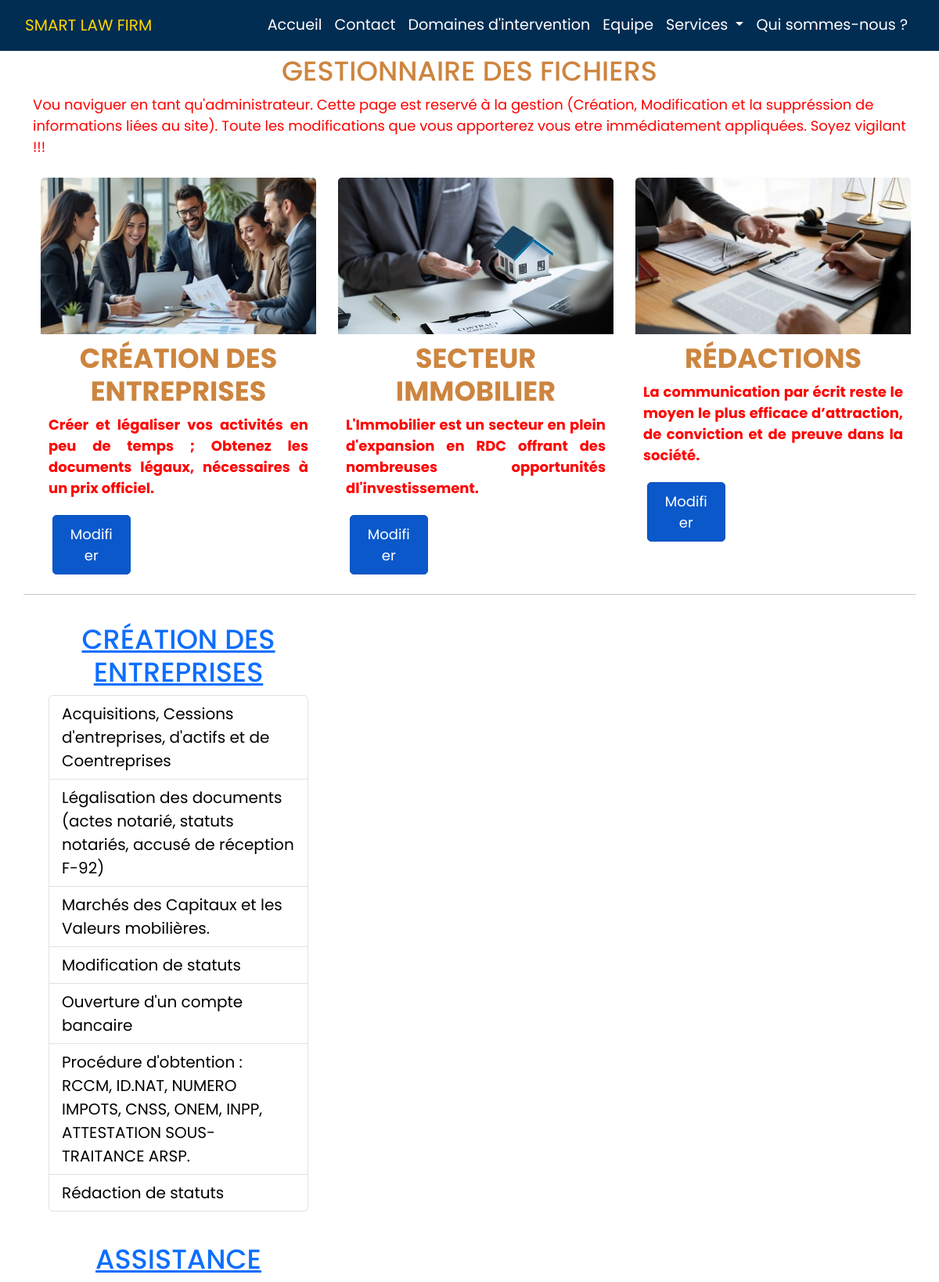
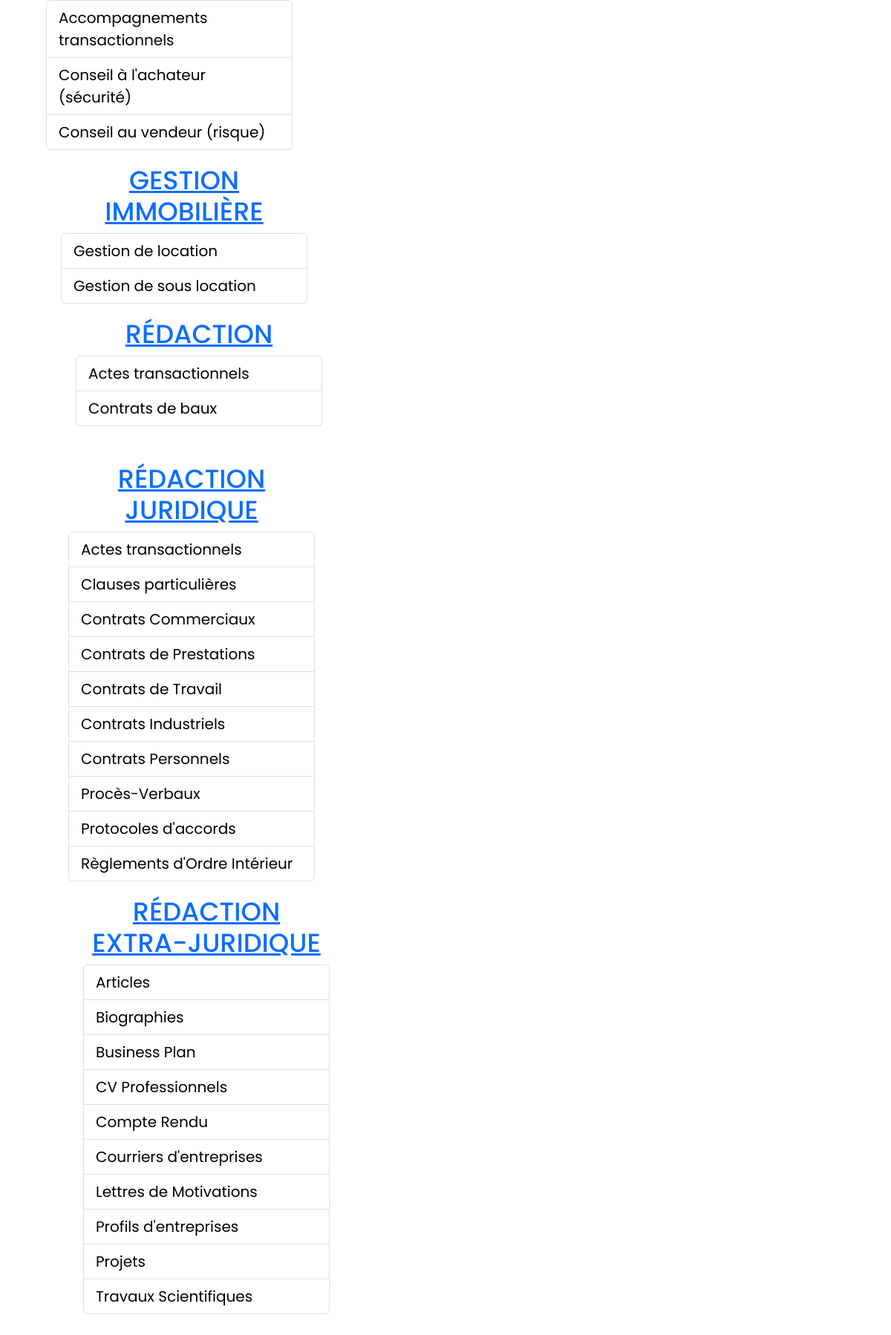
Page /law-file-manager/ on the committed database (2 pictures, top to bottom).
### Law/models.py (models this page shows, shortened)
class Area(models.Model):
    name = models.CharField(max_length=255)
    topic = models.CharField(max_length=255)
    image = models.ImageField(upload_to='images', verbose_name="Image", blank=True, null=True)
    tag = models.CharField(max_length=128,  verbose_name="tag") # slogan
    description = models.CharField(max_length=255,  verbose_name="description", blank=True, default='')

class Title(models.Model):
    area = models.ForeignKey(Area, on_delete=models.CASCADE)
    name = models.CharField(max_length=128)

class Service(models.Model):
    title = models.ForeignKey(Title, on_delete=models.CASCADE)
    name = models.CharField(max_length=128)

### Law/views.py (the view)
# urls.py: path('law-file-manager/', views.law_file_manager_view, name='law-file-manager'),
def law_file_manager_view(request):
    areas = Area.objects.all()
    titles = Title.objects.all()
    services = Service.objects.all()
    context = {'areas':areas, 'titles':titles, 'services':services}
    return render(request, 'Law/law_file_manager.html', context)

### Law/templates/Law/law_file_manager.html
{% extends "templates_bases.html" %}
{% block content %}
{% include "Law/law_navbar.html" %}
<body class="law-file-manage">
    <div class="container manage">
        <h3>Gestionnaire des fichiers</h3>
        <p>Vou naviguer en tant qu'administrateur. Cette page est reservé à la gestion (Création, Modification et la suppréssion de informations liées au site). Toute les modifications que vous apporterez vous etre immédiatement appliquées. Soyez vigilant !!!</p>
{% include "Law/law_card_file_manage.html" %}
{% include "Law/law_card_title_file_manage.html" %}
</body>
{% endblock content %}

### Law/templates/Law/law_card_file_manage.html
<div class="row">
    {% for area in areas %}
    <div class="col-sm-4">
    <div class="card" style="width: 22rem;">
        <img src="{{ area.image.url }}" class="card-img-top" alt="...">
        <div class="card-body">
          <h3 class="card-title">{{ area.name }}</h3>
          <p class="card-text">{{ area.topic }}</p>
          <button type="button" class="btn btn-primary active">
            <a href="{% url 'law-edit-area' area.id %}">Modifier</a>
          </button>
        </div>
      </div>
    </div>
      {% endfor %}
      <hr>
    </div>

### Law/templates/Law/law_card_title_file_manage.html
<div class="row">
    {% for area in areas %}
    <div class="row">
              {% for title in area.title_set.all %}
              <div class="col-sm-4">
                <div class="card" style="width: 22rem;">
                  <div class="card-body">
                    <h3><a href="{% url 'law-edit-title' title.id%}">{{ title.name }}</a></h3>
                    <ul class="list-group">
                      {% for service in title.service_set.all %}
                      <li class="list-group-item"><a href="{% url 'law-edit-service' service.id %}">{{ service.name }}</a></li>
                      {% endfor %}
                    </ul>
              {% endfor %}
          </div>
        </div>
      </div>
    </div>
      {% endfor %}
    </div>

### templates/templates_bases.html (style rules this page uses)
* { font-family: 'Trebuchet MS', 'Lucida Sans Unicode', 'Lucida Grande', 'Lucida Sans', Arial, sans-serif; margin: 0; padding: 0; font-family: "Poppins", sans-serif; box-sizing: border-box; }
body { padding-top: 50px; margin: 0; padding: 0; }
.card { background-color: inherit; border: none; box-shadow: none; justify-content: space-between; margin: 10px 10px; }
.card ul li a { font-size: 20px; }
.card li a { color: #000; text-decoration: none; }
.card-body { padding: 10px; }
.card-img-top { height: 200px; object-fit: cover; }
.card-title { background-color: #fff; font-weight: bold; text-transform: uppercase; }
.card-body p { font-size: larger; font-weight: bold; text-align: justify; }
.card-img-top { box-shadow: none; }
.btn-primary { background-color: #012053; border-color:#012D53; color: #fff; font-weight:initial; padding: 10px 20px; border-radius: 5px; margin: 5px; transition: all 0.3s ease; width: 30%; }
.btn-primary a { text-decoration: none; font-size: large; color: #fff; }
.law-file-manage { margin-top: 70px; }
.law-file-manage .manage h3 { font-size: 35px; text-align: center; text-transform: uppercase; color: peru; }
.law-file-manage .manage p { color: red; font-size: 18px; }

### rows in the picture
Area: image (picture), name "CRÉATION DES ENTREPRISES", topic "Créer et légaliser vos activités en peu de temps ; Obtenez les documents légaux, nécessaires à un prix officiel."
Area: image (picture), name "SECTEUR IMMOBILIER", topic "L'Immobilier est un secteur en plein d'expansion en RDC offrant des nombreuses opportunités dl'investissement."
Area: image (picture), name "RÉDACTIONS", topic "La communication par écrit reste le moyen le plus efficace d’attraction, de conviction et de preuve dans la société."
Title: name "CRÉATION DES ENTREPRISES"
Service: name "Acquisitions, Cessions d'entreprises, d'actifs et de Coentreprises"
Service: name "Légalisation des documents (actes notarié, statuts notariés, accusé de réception F-92)"
Service: name "Marchés des Capitaux et les Valeurs mobilières."
Service: name "Modification de statuts"
Service: name "Ouverture d'un compte bancaire"
Service: name "Procédure d'obtention : RCCM, ID.NAT, NUMERO IMPOTS, CNSS, ONEM, INPP, ATTESTATION SOUS-TRAITANCE ARSP."
Service: name "Rédaction de statuts"
Title: name "ASSISTANCE"
Service: name "Accompagnements transactionnels"
Service: name "Conseil à l'achateur (sécurité)"
Service: name "Conseil au vendeur (risque)"
Title: name "GESTION IMMOBILIÈRE"
Service: name "Gestion de location"
Service: name "Gestion de sous location"
Title: name "RÉDACTION"
Service: name "Actes transactionnels"
Service: name "Contrats de baux"
Title: name "RÉDACTION JURIDIQUE"
Service: name "Actes transactionnels"
Service: name "Clauses particulières"
Service: name "Contrats Commerciaux"
Service: name "Contrats de Prestations"
Service: name "Contrats de Travail"
Service: name "Contrats Industriels"
Service: name "Contrats Personnels"
Service: name "Procès-Verbaux"
Service: name "Protocoles d'accords"
Service: name "Règlements d'Ordre Intérieur"
Title: name "RÉDACTION EXTRA-JURIDIQUE"
Service: name "Articles"
Service: name "Biographies"
Service: name "Business Plan"
Service: name "CV Professionnels"
Service: name "Compte Rendu"
Service: name "Courriers d'entreprises"
Service: name "Lettres de Motivations"
Service: name "Profils d'entreprises"
Service: name "Projets"
Service: name "Travaux Scientifiques"
